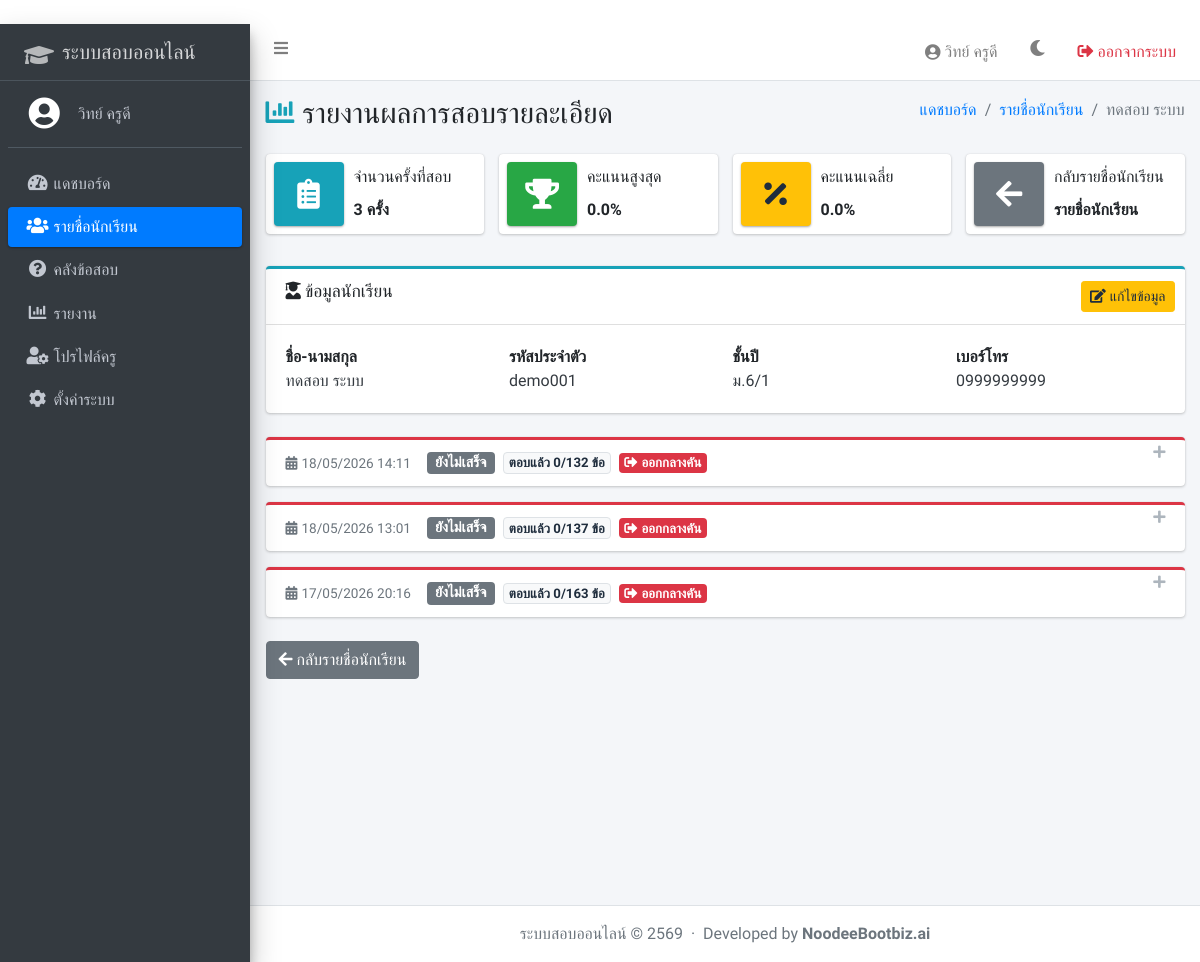
Screenshot of /dashboard/students/2/ (signed in) with the database file from the repository.
### accounts/models.py (models this page shows, shortened)
class Teacher(models.Model):
    first_name = models.CharField(max_length=100, verbose_name='ชื่อ')
    last_name = models.CharField(max_length=100, verbose_name='นามสกุล')
    phone = models.CharField(max_length=15, unique=True, verbose_name='เบอร์โทรศัพท์')
    subject = models.CharField(max_length=100, verbose_name='วิชาที่สอน')
    password_hash = models.CharField(max_length=255)
    email = models.EmailField(blank=True, default='', verbose_name='อีเมล')
    avatar = models.ImageField(upload_to='avatars/', blank=True, null=True, verbose_name='รูปโปรไฟล์')
    created_at = models.DateTimeField(auto_now_add=True)
    class Meta:
        verbose_name = 'ครู'
        verbose_name_plural = 'ครู'

class Student(models.Model):
    student_id = models.CharField(max_length=20, unique=True, verbose_name='เลขประจำตัวนักเรียน')
    first_name = models.CharField(max_length=100, verbose_name='ชื่อ')
    last_name = models.CharField(max_length=100, verbose_name='นามสกุล')
    phone = models.CharField(max_length=15, verbose_name='เบอร์โทรศัพท์')
    grade = models.CharField(max_length=20, verbose_name='ชั้นปี')
    password_hash = models.CharField(max_length=255)
    created_at = models.DateTimeField(auto_now_add=True)
    class Meta:
        verbose_name = 'นักเรียน'
        verbose_name_plural = 'นักเรียน'

### exams/models.py (models this page shows, shortened)
class ExamSession(models.Model):
    student = models.ForeignKey(Student, on_delete=models.CASCADE)
    started_at = models.DateTimeField(auto_now_add=True)
    finished_at = models.DateTimeField(null=True, blank=True)
    abandoned_at = models.DateTimeField(null=True, blank=True)
    question_order = models.JSONField(default=list)  # list of question IDs in random order
    current_index = models.IntegerField(default=0)
    time_limit_seconds = models.IntegerField(default=0)  # copy จาก ExamConfig ตอนสร้าง session
    class Meta:
        verbose_name = 'เซสชันสอบ'
        verbose_name_plural = 'เซสชันสอบ'

### questions/views.py (the view)
# urls.py: path('students/<int:pk>/', views.student_detail, name='student_detail'),
def student_detail(request, pk):
    if not request.session.get('teacher_id'):
        return redirect('accounts:teacher_login')
    teacher = Teacher.objects.get(id=request.session['teacher_id'])
    student = get_object_or_404(Student, pk=pk)
    sessions = ExamSession.objects.filter(student=student).order_by('-started_at').prefetch_related('answers__question__parameter')
    session_data = []
    all_scores = []
    for s in sessions:
        answers = s.answers.all()  # ใช้ prefetched cache จาก prefetch_related ด้านบน
        total = len(s.question_order) if s.question_order else 0
        correct = sum(1 for a in answers if a.question.correct_answer and a.answer == a.question.correct_answer)
        score_pct = round(correct / total * 100, 1) if total > 0 else 0
        duration_min = round((s.finished_at - s.started_at).total_seconds() / 60, 1) if s.finished_at else None
        all_scores.append(score_pct)
        answer_details = []
        for a in answers:
            answer_details.append({
                'question': a.question,
                'answer': a.answer,
                'correct_answer': a.question.correct_answer,
                'is_correct': a.question.correct_answer and a.answer == a.question.correct_answer,
            })
        answer_details.sort(key=lambda x: x['question'].number)
        session_data.append({
            'session': s,
            'correct': correct,
            'total': total,
            'score_pct': score_pct,
            'duration_min': duration_min,
            'answer_details': answer_details,
            'is_finished': s.finished_at is not None,
        })
    best_score = max(all_scores) if all_scores else 0
    avg_score = round(sum(all_scores) / len(all_scores), 1) if all_scores else 0
    return render(request, 'dashboard/student_detail.html', {
        'teacher': teacher,
        'student': student,
        'session_data': session_data,
        'best_score': best_score,
        'avg_score': avg_score,
        'total_sessions': len(session_data),
    })

### questions/models.py (called while the page is built)
    @property
    def correct_answer(self):
        p = getattr(self, 'parameter', None)
        return p.correct_answer if p else ''

### templates/dashboard/student_detail.html (shortened to what this page needs)
{% extends 'dashboard/base_dashboard.html' %}
{% load static %}
{% block nav_students %}active{% endblock %}
{% block page_title %}<i class="fas fa-chart-bar mr-2 text-info"></i>รายงานผลการสอบรายละเอียด{% endblock %}
{% block breadcrumb %}
  <li class="breadcrumb-item"><a href="{% url 'questions:student_list' %}">รายชื่อนักเรียน</a></li>
  <li class="breadcrumb-item active">{{ student.first_name }} {{ student.last_name }}</li>
{% endblock %}
{% block content %}
  <div class="row mb-3">
    <div class="col-lg-3 col-md-6 col-sm-6 col-12">
      <div class="info-box">
        <span class="info-box-icon bg-info elevation-1"><i class="fas fa-clipboard-list"></i></span>
        <div class="info-box-content">
          <span class="info-box-text">จำนวนครั้งที่สอบ</span>
          <span class="info-box-number">{{ total_sessions }} ครั้ง</span>
        </div>
      </div>
    </div>
    <div class="col-lg-3 col-md-6 col-sm-6 col-12">
      <div class="info-box">
        <span class="info-box-icon bg-success elevation-1"><i class="fas fa-trophy"></i></span>
        <div class="info-box-content">
          <span class="info-box-text">คะแนนสูงสุด</span>
          <span class="info-box-number">{{ best_score }}%</span>
        </div>
      </div>
    </div>
    <div class="col-lg-3 col-md-6 col-sm-6 col-12">
      <div class="info-box">
        <span class="info-box-icon bg-warning elevation-1"><i class="fas fa-percentage"></i></span>
        <div class="info-box-content">
          <span class="info-box-text">คะแนนเฉลี่ย</span>
          <span class="info-box-number">{{ avg_score }}%</span>
        </div>
      </div>
    </div>
    <div class="col-lg-3 col-md-6 col-sm-6 col-12">
      <div class="info-box" style="cursor:pointer;" onclick="location.href='{% url 'questions:student_list' %}'">
        <span class="info-box-icon bg-secondary elevation-1"><i class="fas fa-arrow-left"></i></span>
        <div class="info-box-content">
          <span class="info-box-text">กลับรายชื่อนักเรียน</span>
          <span class="info-box-number" style="font-size:1rem;">รายชื่อนักเรียน</span>
        </div>
      </div>
    </div>
  </div>
  <div class="card card-info card-outline mb-4">
    <div class="card-header">
      <h3 class="card-title"><i class="fas fa-user-graduate mr-1"></i>ข้อมูลนักเรียน</h3>
      <div class="card-tools">
        <a href="{% url 'questions:edit_student' student.pk %}" class="btn btn-sm btn-warning">
          <i class="fas fa-edit mr-1"></i>แก้ไขข้อมูล
        </a>
      </div>
    </div>
    <div class="card-body">
      <div class="row">
        <div class="col-md-3">
          <strong>ชื่อ-นามสกุล</strong><br>
          <span class="text-dark">{{ student.first_name }} {{ student.last_name }}</span>
        </div>
        <div class="col-md-3">
          <strong>รหัสประจำตัว</strong><br>
          <span class="text-dark">{{ student.student_id }}</span>
        </div>
        <div class="col-md-3">
          <strong>ชั้นปี</strong><br>
          <span class="text-dark">{{ student.grade|default:"-" }}</span>
        </div>
        <div class="col-md-3">
          <strong>เบอร์โทร</strong><br>
          <span class="text-dark">{{ student.phone|default:"-" }}</span>
        </div>
      </div>
    </div>
  </div>
  {% if session_data %}
    {% for sd in session_data %}
    <div class="card card-outline {% if sd.is_finished %}{% if sd.score_pct >= 80 %}card-success{% elif sd.score_pct >= 60 %}card-warning{% else %}card-danger{% endif %}{% elif sd.session.abandoned_at %}card-danger{% else %}card-secondary{% endif %} collapsed-card mb-3">
      <div class="card-header">
        <h3 class="card-title d-flex align-items-center flex-wrap" style="gap:8px;">
          <span class="text-muted mr-2" style="font-size:.85rem;">
            <i class="fas fa-calendar-alt mr-1"></i>{{ sd.session.started_at|date:"d/m/Y H:i" }}
          </span>
          {% if sd.is_finished %}
            <span class="badge {% if sd.score_pct >= 80 %}badge-success{% elif sd.score_pct >= 60 %}badge-warning{% else %}badge-danger{% endif %} px-2 py-1" style="font-size:.9rem;">
              {{ sd.score_pct }}%
            </span>
            <span class="badge badge-light border">
              ถูก {{ sd.correct }}/{{ sd.total }} ข้อ
            </span>
            {% if sd.duration_min %}
            <span class="badge badge-info">
              <i class="fas fa-clock mr-1"></i>{{ sd.duration_min }} นาที
            </span>
            {% endif %}
            <span class="badge badge-success"><i class="fas fa-check-circle mr-1"></i>เสร็จสิ้น</span>
          {% elif sd.session.abandoned_at %}
            <span class="badge badge-secondary px-2 py-1" style="font-size:.9rem;">ยังไม่เสร็จ</span>
            <span class="badge badge-light border">
              ตอบแล้ว {{ sd.correct }}/{{ sd.total }} ข้อ
            </span>
            <span class="badge badge-danger"><i class="fas fa-sign-out-alt mr-1"></i>ออกกลางคัน</span>
          {% else %}
            <span class="badge badge-secondary px-2 py-1" style="font-size:.9rem;">ยังไม่เสร็จ</span>
            <span class="badge badge-light border">
              ตอบแล้ว {{ sd.correct }}/{{ sd.total }} ข้อ
            </span>
            <span class="badge badge-warning"><i class="fas fa-spinner fa-spin mr-1"></i>กำลังสอบ</span>
          {% endif %}
        </h3>
        <div class="card-tools">
          <button type="button" class="btn btn-tool" data-card-widget="collapse">
            <i class="fas fa-plus"></i>
          </button>
        </div>
      </div>
    </div>
    {% endfor %}
  {% else %}
    <div class="alert alert-warning">
      <i class="fas fa-info-circle mr-1"></i>นักเรียนยังไม่เคยทำข้อสอบ
    </div>
  {% endif %}
  <a href="{% url 'questions:student_list' %}" class="btn btn-secondary mt-2 mb-4">
    <i class="fas fa-arrow-left mr-1"></i>กลับรายชื่อนักเรียน
  </a>
{% endblock %}

### templates/dashboard/base_dashboard.html (shortened to what this page needs)
{% extends 'base.html' %}
{% load static %}
{% block body %}
<div class="wrapper">
  <nav class="main-header navbar navbar-expand navbar-white navbar-light">
    <ul class="navbar-nav">
      <li class="nav-item"><a class="nav-link" data-widget="pushmenu" href="#"><i class="fas fa-bars"></i></a></li>
    </ul>
    <ul class="navbar-nav ml-auto">
      <li class="nav-item">
        <a href="{% url 'questions:profile' %}" class="nav-link d-flex align-items-center">
          {% if teacher.avatar %}
            <img src="{{ teacher.avatar.url }}" class="img-circle" style="width:28px;height:28px;object-fit:cover;margin-right:6px;">
          {% else %}
            <i class="fas fa-user-circle mr-1"></i>
          {% endif %}
          {{ teacher.first_name }} {{ teacher.last_name }}
        </a>
      </li>
      <li class="nav-item">
        <a class="nav-link" href="#" onclick="toggleTheme(); return false;" title="เปลี่ยนธีม">
          <i id="theme-icon" class="fas fa-moon"></i>
        </a>
      </li>
      <li class="nav-item"><a class="nav-link text-danger" href="{% url 'accounts:logout' %}"><i class="fas fa-sign-out-alt"></i> ออกจากระบบ</a></li>
    </ul>
  </nav>
  <aside class="main-sidebar sidebar-dark-primary elevation-4">
    <a href="{% url 'questions:dashboard' %}" class="brand-link">
      <i class="fas fa-graduation-cap brand-image ml-3" style="font-size:1.5rem;line-height:1.8;opacity:.8;"></i>
      <span class="brand-text font-weight-light">ระบบสอบออนไลน์</span>
    </a>
    <div class="sidebar">
      <div class="user-panel mt-3 pb-3 mb-3 d-flex">
        <div class="image">
          <a href="{% url 'questions:profile' %}">
            {% if teacher.avatar %}
              <img src="{{ teacher.avatar.url }}" class="img-circle elevation-2" style="width:34px;height:34px;object-fit:cover;margin-left:8px;">
            {% else %}
              <i class="fas fa-user-circle fa-2x text-white ml-2"></i>
            {% endif %}
          </a>
        </div>
        <div class="info ml-2">
          <a href="{% url 'questions:profile' %}" class="d-block">{{ teacher.first_name }} {{ teacher.last_name }}</a>
        </div>
      </div>
      <nav class="mt-2">
        <ul class="nav nav-pills nav-sidebar flex-column" data-widget="treeview" role="menu">
          <li class="nav-item"><a href="{% url 'questions:dashboard' %}" class="nav-link {% block nav_dashboard %}{% endblock %}"><i class="nav-icon fas fa-tachometer-alt"></i><p>แดชบอร์ด</p></a></li>
          <li class="nav-item"><a href="{% url 'questions:student_list' %}" class="nav-link {% block nav_students %}{% endblock %}"><i class="nav-icon fas fa-users"></i><p>รายชื่อนักเรียน</p></a></li>
          <li class="nav-item"><a href="{% url 'questions:question_list' %}" class="nav-link {% block nav_questions %}{% endblock %}"><i class="nav-icon fas fa-question-circle"></i><p>คลังข้อสอบ</p></a></li>
          <li class="nav-item"><a href="{% url 'questions:reports' %}" class="nav-link {% block nav_reports %}{% endblock %}"><i class="nav-icon fas fa-chart-bar"></i><p>รายงาน</p></a></li>
          <li class="nav-item"><a href="{% url 'questions:profile' %}" class="nav-link {% block nav_profile %}{% endblock %}"><i class="nav-icon fas fa-user-cog"></i><p>โปรไฟล์ครู</p></a></li>
          <li class="nav-item"><a href="{% url 'questions:settings' %}" class="nav-link {% block nav_settings %}{% endblock %}"><i class="nav-icon fas fa-cog"></i><p>ตั้งค่าระบบ</p></a></li>
        </ul>
      </nav>
    </div>
  </aside>
  <div class="content-wrapper">
    <div class="content-header">
      <div class="container-fluid">
        <div class="row mb-2">
          <div class="col-sm-6">
            <h1 class="m-0">{% block page_title %}{% endblock %}</h1>
          </div>
          <div class="col-sm-6">
            <ol class="breadcrumb float-sm-right">
              <li class="breadcrumb-item"><a href="{% url 'questions:dashboard' %}">แดชบอร์ด</a></li>
              {% block breadcrumb %}{% endblock %}
            </ol>
          </div>
        </div>
      </div>
    </div>
    <div class="content">
      <div class="container-fluid">
        {% block content %}{% endblock %}
      </div>
    </div>
  </div>
  <footer class="main-footer text-center text-muted">
    ระบบสอบออนไลน์ &copy; 2569
    &nbsp;·&nbsp;
    Developed by <a href="#" style="color:inherit;font-weight:600;">NoodeeBootbiz.ai</a>
  </footer>
</div>
{% endblock %}

### templates/base.html (style rules this page uses)
body, .nav-link, .brand-text, h1, h2, h3, h4, h5, p, span, td, th, label, input, button, a { font-family: 'Sarabun', sans-serif !important; }

### rows the page displays
Teacher: first_name "วิทย์", last_name "ครูดี"
Student: first_name "ทดสอบ", last_name "ระบบ", student_id "demo001", grade "ม.6/1", phone "0999999999"
ExamSession: session.started_at "18/05/2026 14:11", correct "0", total "132"
ExamSession: session.started_at "18/05/2026 13:01", correct "0", total "137"
ExamSession: session.started_at "17/05/2026 20:16", correct "0", total "163"

### other values shown
{{ total_sessions }} "3"
{{ best_score }} "0.0"
{{ avg_score }} "0.0"
